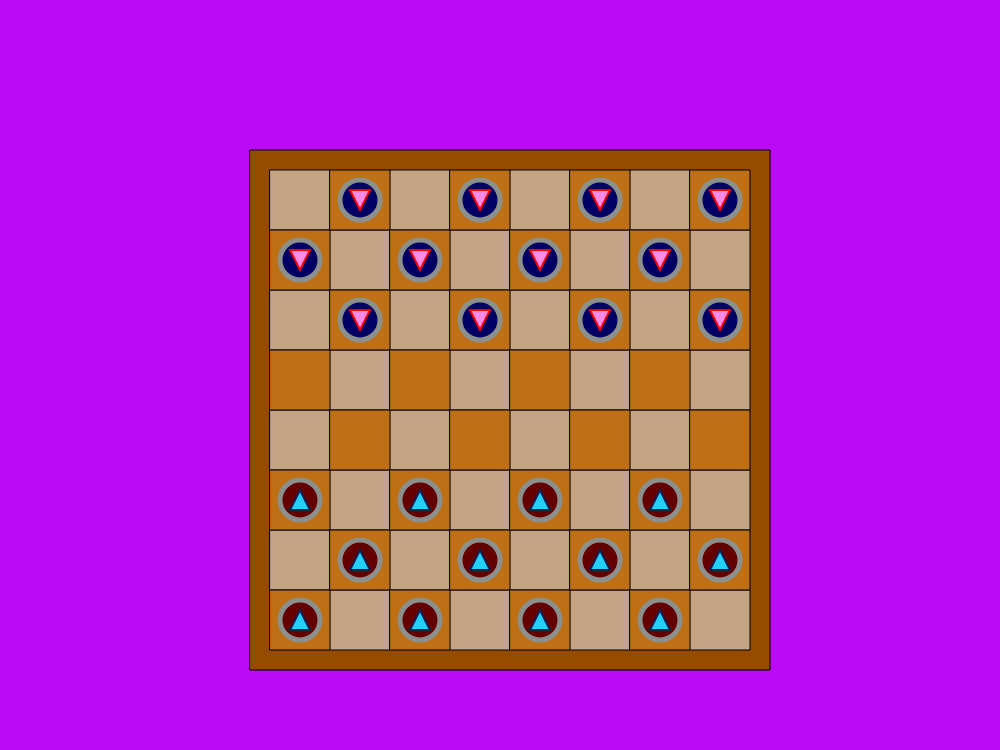
Frame 1 (no input)
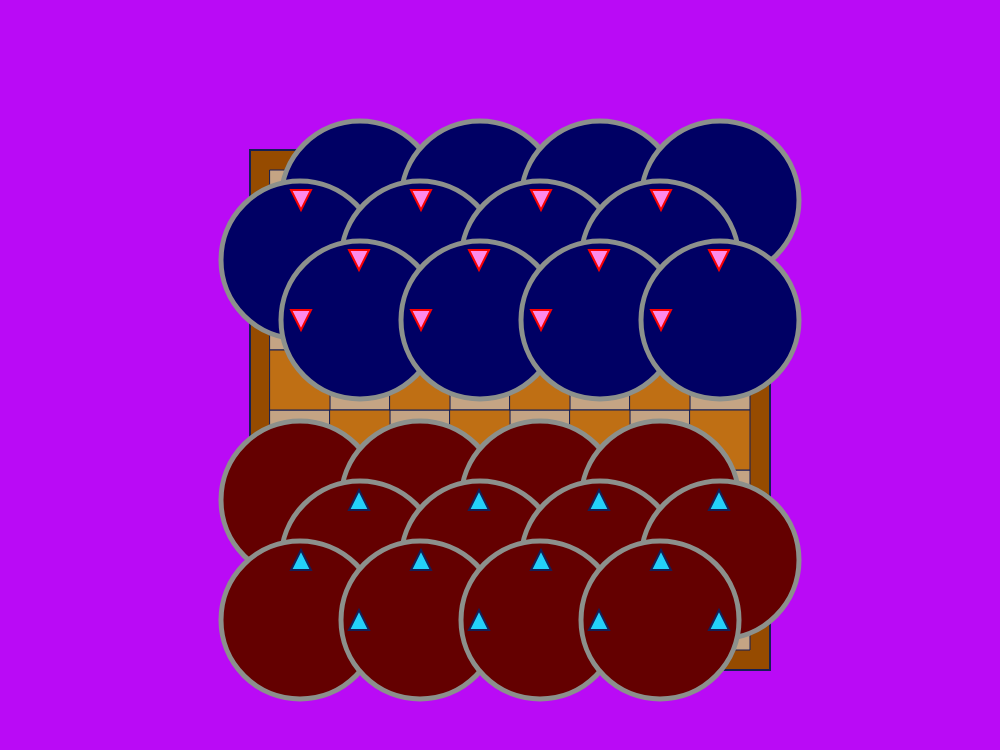
Frame 60 (no input)
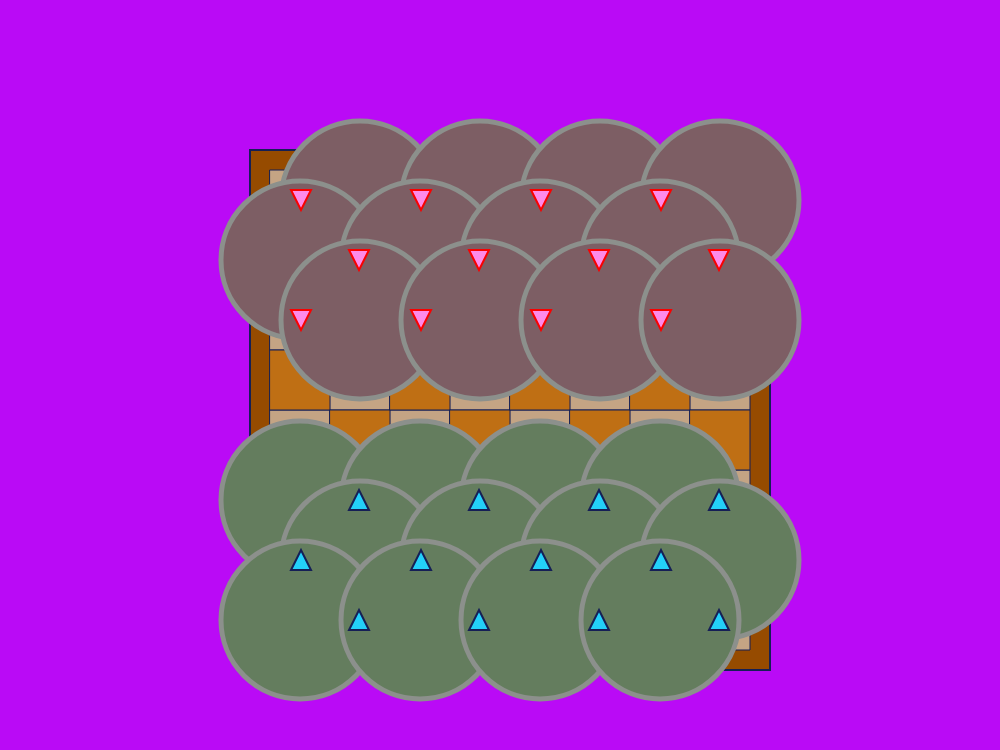
Frame 120 (the mouse pressed at the canvas centre since frame 60)

The p5.js sketch that drew these frames (run headless with seeded random() and noise() and a simulated clock; from frame 60 on, the mouse is pressed at the canvas centre):

// p5.js sketch
// ── sketch.js
/*
///////////////////////////////
/////// Anothers Image ///////
//// By Estevan Restrepo ////
////////////////////////////

I enjoy table games alot so I decided to my first Short Study
to be used to make a game I enjoy well personally I am more of
a chess person but this is the best I can do with what ive got.
*/



let triXL = 0;
let triXR = 0;
let circlegrow = 0;




function setup() {
  createCanvas(1000, 750);

}



function draw() {

  background(186,10,246);
  fill(150,75,0);
  rect(250,150,520,520);

  strokeWeight(1);
  fill(196,164,132);
  rect(270,170,60,60);
  rect(270,290,60,60);
  rect(270,410,60,60);
  rect(270,530,60,60);

  rect(330,230,60,60);
  rect(330,350,60,60);
  rect(330,470,60,60);
  rect(330,590,60,60);

  rect(390,170,60,60);
  rect(390,290,60,60);
  rect(390,410,60,60);
  rect(390,530,60,60);

  rect(450,230,60,60);
  rect(450,350,60,60);
  rect(450,470,60,60);
  rect(450,590,60,60);

  rect(510,170,60,60);
  rect(510,290,60,60);
  rect(510,410,60,60);
  rect(510,530,60,60);

  rect(570,230,60,60);
  rect(570,350,60,60);
  rect(570,470,60,60);
  rect(570,590,60,60);

  rect(630,170,60,60);
  rect(630,290,60,60);
  rect(630,410,60,60);
  rect(630,530,60,60);

  rect(690,230,60,60);
  rect(690,350,60,60);
  rect(690,470,60,60);
  rect(690,590,60,60);

  /// SPLIT


  fill(191,111,20)
  rect(270,230,60,60);
  rect(270,350,60,60);
  rect(270,470,60,60);
  rect(270,590,60,60);

  rect(330,170,60,60);
  rect(330,290,60,60);
  rect(330,410,60,60);
  rect(330,530,60,60);

  rect(390,230,60,60);
  rect(390,350,60,60);
  rect(390,470,60,60);
  rect(390,590,60,60);

  rect(450,170,60,60);
  rect(450,290,60,60);
  rect(450,410,60,60);
  rect(450,530,60,60);

  rect(510,230,60,60);
  rect(510,350,60,60);
  rect(510,470,60,60);
  rect(510,590,60,60);

  rect(570,170,60,60);
  rect(570,290,60,60);
  rect(570,410,60,60);
  rect(570,530,60,60);
  
  rect(630,230,60,60);
  rect(630,350,60,60);
  rect(630,470,60,60);
  rect(630,590,60,60);

  rect(690,170,60,60);
  rect(690,290,60,60);
  rect(690,410,60,60);
  rect(690,530,60,60);

  /* This is to be able to change the color of the circles
  by switching the mouses position across the canvas.
  */
  //fill(21,12,3);
  fill(mouseX/4,mouseY/4,100)
  strokeWeight(5);
  stroke(140,144,140);
  circle(360,200,circlegrow + 40);
  circle(480,200,circlegrow + 40);
  circle(600,200,circlegrow + 40);
  circle(720,200,circlegrow + 40);

  circle(300,260,circlegrow + 40);
  circle(420,260,circlegrow + 40);
  circle(540,260,circlegrow + 40);
  circle(660,260,circlegrow + 40);

  circle(360,320,circlegrow + 40);
  circle(480,320,circlegrow + 40);
  circle(600,320,circlegrow + 40);
  circle(720,320,circlegrow + 40);

  /* This is to be able to change the color of the circles
  by switching the mouses position across the canvas.
  */
  //fill(249,233,216);
  fill(100,mouseX/4,mouseY/4);
  circle(300,500,circlegrow + 40);
  circle(420,500,circlegrow + 40);
  circle(540,500,circlegrow + 40);
  circle(660,500,circlegrow + 40);
  
  circle(360,560,circlegrow + 40);
  circle(480,560,circlegrow + 40);
  circle(600,560,circlegrow + 40);
  circle(720,560,circlegrow + 40);

  circle(300,620,circlegrow + 40);
  circle(420,620,circlegrow + 40);
  circle(540,620,circlegrow + 40);
  circle(660,620,circlegrow + 40);

  // Allow for circles to break boundaries
  circlegrow = circlegrow + 2

  strokeWeight(2)
  stroke(249,0,0)
  fill(254,138,232);

  // Allow triangles to go in opposite directions

  triangle(triXL+350,190,triXL+370,190,triXL+360,210);
  triangle(triXL+470,190,triXL+490,190,triXL+480,210);
  triangle(triXL+590,190,triXL+610,190,triXL+600,210);
  triangle(triXL+710,190,triXL+730,190,triXL+720,210);
  
  triangle(triXR+290,250,triXR+310,250,triXR+300,270);
  triangle(triXR+410,250,triXR+430,250,triXR+420,270);
  triangle(triXR+530,250,triXR+550,250,triXR+540,270);
  triangle(triXR+650,250,triXR+670,250,triXR+660,270);
  
  triangle(triXL+350,310,triXL+370,310,triXL+360,330);
  triangle(triXL+470,310,triXL+490,310,triXL+480,330);
  triangle(triXL+590,310,triXL+610,310,triXL+600,330);
  triangle(triXL+710,310,triXL+730,310,triXL+720,330);

  stroke(21,31,86)
  fill(35,208,250)

  triangle(triXR+290,510,triXR+310,510,triXR+300,490);
  triangle(triXR+410,510,triXR+430,510,triXR+420,490);
  triangle(triXR+530,510,triXR+550,510,triXR+540,490);
  triangle(triXR+650,510,triXR+670,510,triXR+660,490);

  triangle(triXL+350,570,triXL+370,570,triXL+360,550);
  triangle(triXL+470,570,triXL+490,570,triXL+480,550);
  triangle(triXL+590,570,triXL+610,570,triXL+600,550);
  triangle(triXL+710,570,triXL+730,570,triXL+720,550);

  triangle(triXR+290,630,triXR+310,630,triXR+300,610);
  triangle(triXR+410,630,triXR+430,630,triXR+420,610);
  triangle(triXR+530,630,triXR+550,630,triXR+540,610);
  triangle(triXR+650,630,triXR+670,630,triXR+660,610);
  
  triXL--;
  triXR++;

}

// Resets the Canvas to repeat

function mousePressed() {
  circlegrow = 0;
  triXL = 0;
  triXR = 0;
}
